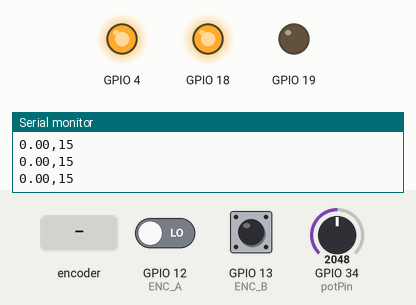
The program below on a simulated ESP32. Shown: output pins drawn as LEDs (lit = HIGH), the last lines printed to the serial monitor. Inputs (shaded band) come from the test bench; at power-on: GPIO 34 (potPin) = 2048, GPIO 12 (ENC_A) LOW, GPIO 13 (ENC_B) HIGH.

Above: at 1.2 s.
1.3 s: GPIO 34 (potPin) set to 491
At 1.48 s:
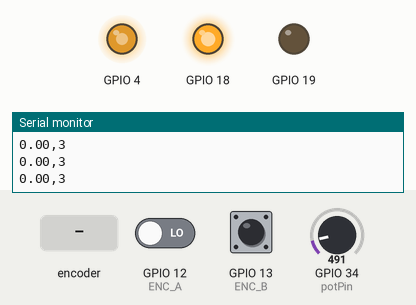
4.0 s: GPIO 34 (potPin) set to 0
At 4.7 s:
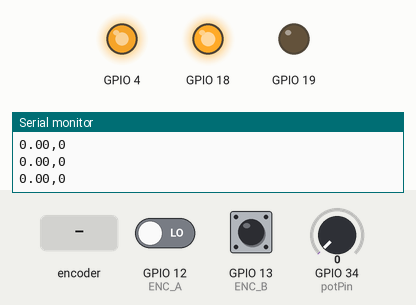
5.5 s: rotary encoder on GPIO 12 (ENC_A) / GPIO 13 (ENC_B) turned 2 steps (second pin leading)
At 5.8 s:
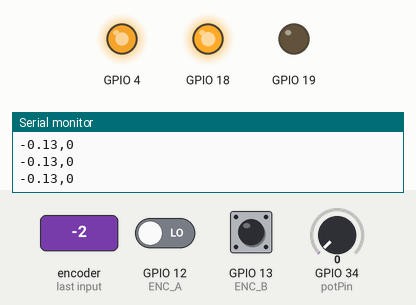
Timing chart, 0 to 8.5 s (numbered marks = the images above; inputs shaded):
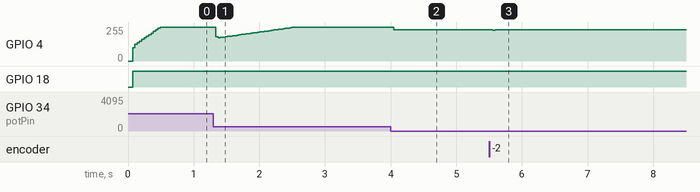

The program:

main.cpp
```cpp
#include <Arduino.h>
#include <stdint.h>
#include <motor.h>
#include <encoder.h>

void check_channel_A();
void check_channel_B();
void diff_eq_control();

Motor motor(18,19,4);
Encoder encoder;

// Porta utilizado para o sinal do potenciômetro
#define potPin  34

// Portas dos canais do encoder
#define ENC_A 12 // fio verde
#define ENC_B 13 // fio amarelo

// Variável de controle de tempo
int sampleTime = 35;
long timer = 0;

// Valor da posição angular do motor em radiano
float angle_motor = 0;

// Valor de referência
int r = 0;

// Máximo valor de rotação em rad/s
int max_value = 30;

const int ordem = 3;   // Definir a ordem do seu controlador

float e[ordem] = {}; // Coeficientes na seguinte ordem e[n] = {a*e[k-1], b*e[k-2], ..., n*e[k-n]} com n = ordem
float u[ordem] = {};  // Coeficientes na seguinte ordem u[m] = {x*u[k-1], y*u[k-2], ..., z*e[k-m]} com m = ordem

void setup() {
  Serial.begin(115200);
  pinMode(ENC_A , INPUT);
  pinMode(ENC_B , INPUT);
  pinMode(potPin, INPUT);

  attachInterrupt(digitalPinToInterrupt(ENC_A), check_channel_A, CHANGE);
  attachInterrupt(digitalPinToInterrupt(ENC_B), check_channel_B, CHANGE);

  motor.initMotor();

  Serial.println("End of Setup");
}

void loop() {
  diff_eq_control();
}

// Função onde é implementado o controle por equação de diferenças
void diff_eq_control() {
  r = map(analogRead(potPin), 0, 4095, 0, max_value);

  if (millis() - timer >= sampleTime) {

    float omega = encoder.get_omega(sampleTime);

    for (int i = 2; i > 0; i--) {
      e[i] = e[i - 1];
      u[i] = u[i - 1];
    }

    // Cálculo do erro
    e[0] = r - omega;

    // Cálculo do sinal de controle
    u[0] = 1.1329 * u[1] - 0.1329 * u[2] + 6.7469 * e[1] - 6.0454 * e[2];

    u[0] = constrain(u[0], 0, 255); // saturação do sinal de controle

    // Aciona o motor
    motor.setSpeed(u[0]);

    Serial.print(omega);
    Serial.print(",");
    Serial.println(r);

    timer = millis();
  }
}

/**
* Função de interrupção para contar os pulsos do motor no canal A
*/
void check_channel_A() {
  if (digitalRead(ENC_A) == HIGH) {
    if (digitalRead(ENC_B) == LOW) {
      encoder.ActualPoint_enc_motor = encoder.ActualPoint_enc_motor + 1;
      encoder.pulses_motor++;
    }
    else {
      encoder.ActualPoint_enc_motor = encoder.ActualPoint_enc_motor - 1;
      encoder.pulses_motor--;
    }
  }
  else {
    if (digitalRead(ENC_B) == HIGH) {
      encoder.ActualPoint_enc_motor = encoder.ActualPoint_enc_motor + 1;
      encoder.pulses_motor++;
    }
    else {
      encoder.ActualPoint_enc_motor = encoder.ActualPoint_enc_motor - 1;
      encoder.pulses_motor--;
    }
  }

  angle_motor = 2 * PI * encoder.ActualPoint_enc_motor / encoder.ENC_COUNT_REV;  // em radianos
}

/**
* Função de interrupção para contar os pulsos do motor no canal B
*/
void check_channel_B() {
  if (digitalRead(ENC_B) == HIGH) {
    if (digitalRead(ENC_A) == HIGH) {
      encoder.ActualPoint_enc_motor = encoder.ActualPoint_enc_motor + 1;
      encoder.pulses_motor++;
    }
    else {
      encoder.ActualPoint_enc_motor = encoder.ActualPoint_enc_motor - 1;
      encoder.pulses_motor--;
    }
  }
  else {
    if (digitalRead(ENC_A) == LOW) {
      encoder.ActualPoint_enc_motor = encoder.ActualPoint_enc_motor + 1;
      encoder.pulses_motor++;
    }
    else {
      encoder.ActualPoint_enc_motor = encoder.ActualPoint_enc_motor - 1;
      encoder.pulses_motor--;
    }
  }

  angle_motor = 2 * PI * encoder.ActualPoint_enc_motor / encoder.ENC_COUNT_REV;  // em radianos
}
```

encoder.cpp
```cpp
#include "encoder.h"

Encoder::Encoder(){}

Encoder::~Encoder(){}

float Encoder::get_omega(unsigned long ts){
  this->rpm = (pulses_motor * (60.0 * 1000.0) / (ts * ENC_COUNT_REV));
  this->omega = (float) pulses_motor * (1000 / ts) * 2 * 3.141592 / ENC_COUNT_REV ; // em rad/s

  pulses_motor = 0;

  return this->omega;
};
```

Measured:
- after the input at 4.0 s, GPIO 4: 255/255 → 233/255 after 0.05 s
- after the input at 5.5 s, GPIO 4: 233/255 → 234/255 after 0.24 s, → 233/255 0.14 s later
